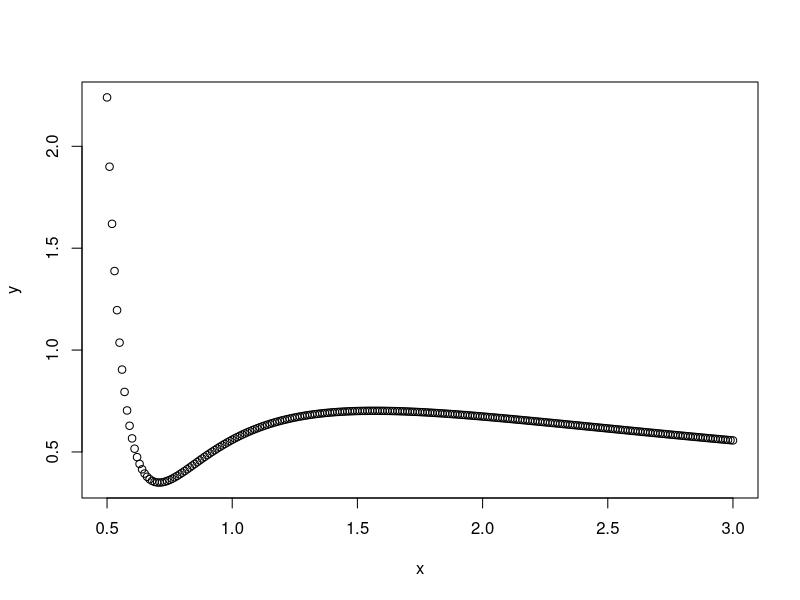
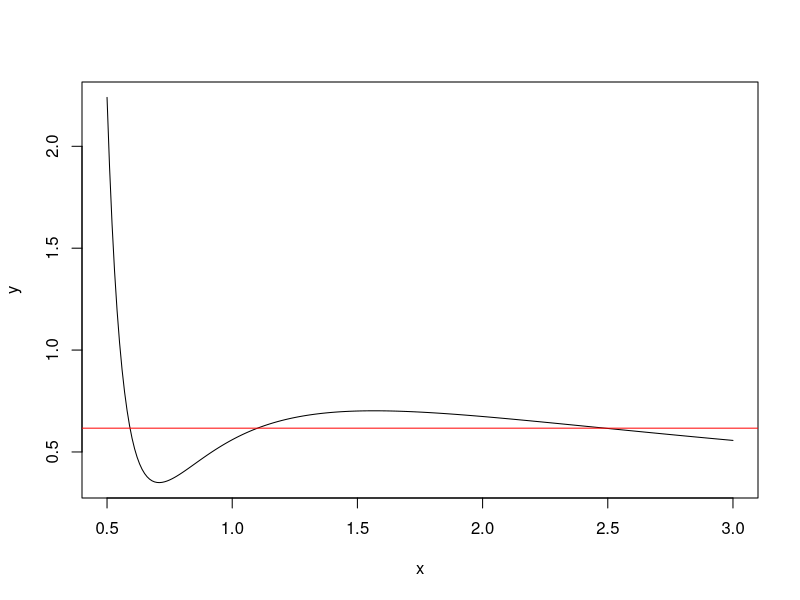

Write the R code that produced these figures, in order.
NewtonRoot <- function(f,fd,x0,tol=1e-6) {
  x <- x0
  repeat{
    dx <- f(x)/fd(x)
    if(abs(dx) < tol) return(x)
    x <- x - dx
  }
}
MidpointRule <- function(f,a,b,n=1e6) {
  h <- (b-a)/n
  return(h*sum(f(a+h*(1:n)-h/2)))
}

CentralDiff <- function(f,x,h=1e-6) {
  return((f(x+h)-f(x-h))/(2*h))
}

x <- seq(0.5,3,by=1e-2)
p <- function(v) {
  t <- 0.89
  return(8*t/(3*v-1)-3/(v*v))
}
y <- sapply(x, p)  # Use `x` instead of `v`
plot(x,y)
frwd <- function(y,g){
  NewtonRoot(function(x) p(x)-y, function(z) CentralDiff(function(x) p(x)-y, z),g)
}
f <- function(y) {
  a <- frwd(y,0.6)
  b <- frwd(y,2.9)
  MidpointRule(function(x) p(x)-y,a,b)
}
sol <- NewtonRoot(f,function(x) CentralDiff(f,x), 0.5)
print(sol)
plot(x,y,type="l")
abline(h=sol, col="red")  # Draw horizontal line at the solution `sol`
